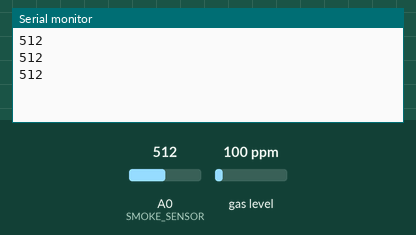
Bench run of a sketch on a simulated Arduino Uno, built with avr-gcc and run on an emulated ATmega328P. Parts: the last lines printed to the serial monitor. The test bench sets the inputs (shaded band); at power-on: A0 (SMOKE_SENSOR) = 512, gas level 100 ppm.

Above: at 1.7 s.
1.8 s: A0 (SMOKE_SENSOR) set to 716
At 2.4 s:
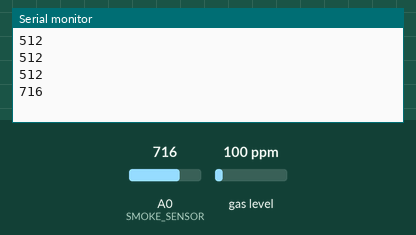
3.3 s: A0 (SMOKE_SENSOR) set to 900
At 3.9 s:
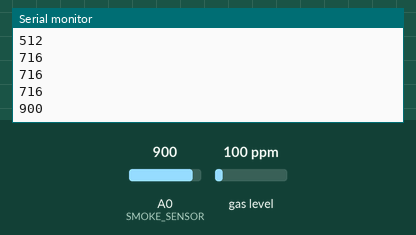
Timing chart, 0 to 6.3 s (numbered marks = the images above; inputs shaded):
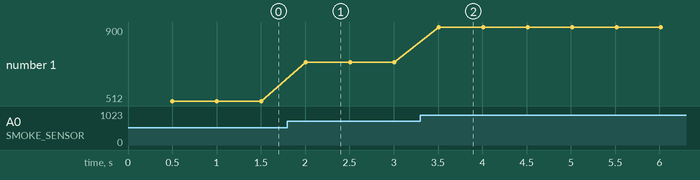

Measured:
- after the input at 1.8 s, the serial monitor: prints a new line after 0.21 s (image 1)
- after the input at 3.3 s, the serial monitor: prints a new line after 0.21 s (image 2)
- plotted number 1: 512 → 716 after the input at 1.8 s, 716 → 900 after the input at 3.3 s

The sketch:

smoke.ino
```cpp
#include <Wire.h>
#include <MQ2.h>

#define SMOKE_SENSOR A0
int lpg, co, smoke;
MQ2 mq2(SMOKE_SENSOR);

void setup() {
  Serial.begin(9600);
  mq2.begin();
  //Serial.println("Warming Up !!!");
  //delay(20000); // allow the MQ-sensor to warm up
}


void loop() {
  Serial.println(analogRead(SMOKE_SENSOR));
  //set it false if you don't want to print the values in the Serial

  float* values= mq2.read(true);
  //lpg = values[0];
  lpg = mq2.readLPG();
  //co = values[1];
  co = mq2.readCO();
  //smoke = values[2];
  smoke = mq2.readSmoke();

  delay(500);
}
```
